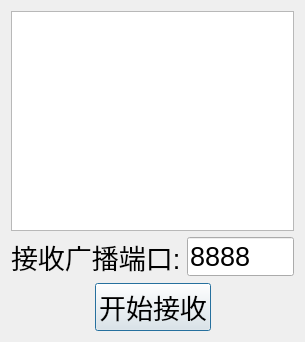
<?xml version="1.0" encoding="UTF-8"?>
<ui version="4.0">
 <class>ReceiverDialog</class>
 <widget class="QDialog" name="ReceiverDialog">
  <property name="geometry">
   <rect>
    <x>0</x>
    <y>0</y>
    <width>305</width>
    <height>342</height>
   </rect>
  </property>
  <property name="font">
   <font>
    <pointsize>20</pointsize>
   </font>
  </property>
  <property name="windowTitle">
   <string>广播接收端</string>
  </property>
  <layout class="QVBoxLayout" name="verticalLayout">
   <item>
    <widget class="QListWidget" name="listWidget"/>
   </item>
   <item>
    <layout class="QHBoxLayout" name="horizontalLayout">
     <item>
      <widget class="QLabel" name="label">
       <property name="text">
        <string>接收广播端口:</string>
       </property>
      </widget>
     </item>
     <item>
      <widget class="QLineEdit" name="portEdit">
       <property name="text">
        <string>8888</string>
       </property>
      </widget>
     </item>
    </layout>
   </item>
   <item>
    <layout class="QHBoxLayout" name="horizontalLayout_2">
     <item>
      <spacer name="horizontalSpacer">
       <property name="orientation">
        <enum>Qt::Horizontal</enum>
       </property>
       <property name="sizeHint" stdset="0">
        <size>
         <width>40</width>
         <height>20</height>
        </size>
       </property>
      </spacer>
     </item>
     <item>
      <widget class="QPushButton" name="startButton">
       <property name="text">
        <string>开始接收</string>
       </property>
      </widget>
     </item>
     <item>
      <spacer name="horizontalSpacer_2">
       <property name="orientation">
        <enum>Qt::Horizontal</enum>
       </property>
       <property name="sizeHint" stdset="0">
        <size>
         <width>40</width>
         <height>20</height>
        </size>
       </property>
      </spacer>
     </item>
    </layout>
   </item>
  </layout>
 </widget>
 <layoutdefault spacing="6" margin="11"/>
 <resources/>
 <connections/>
</ui>
